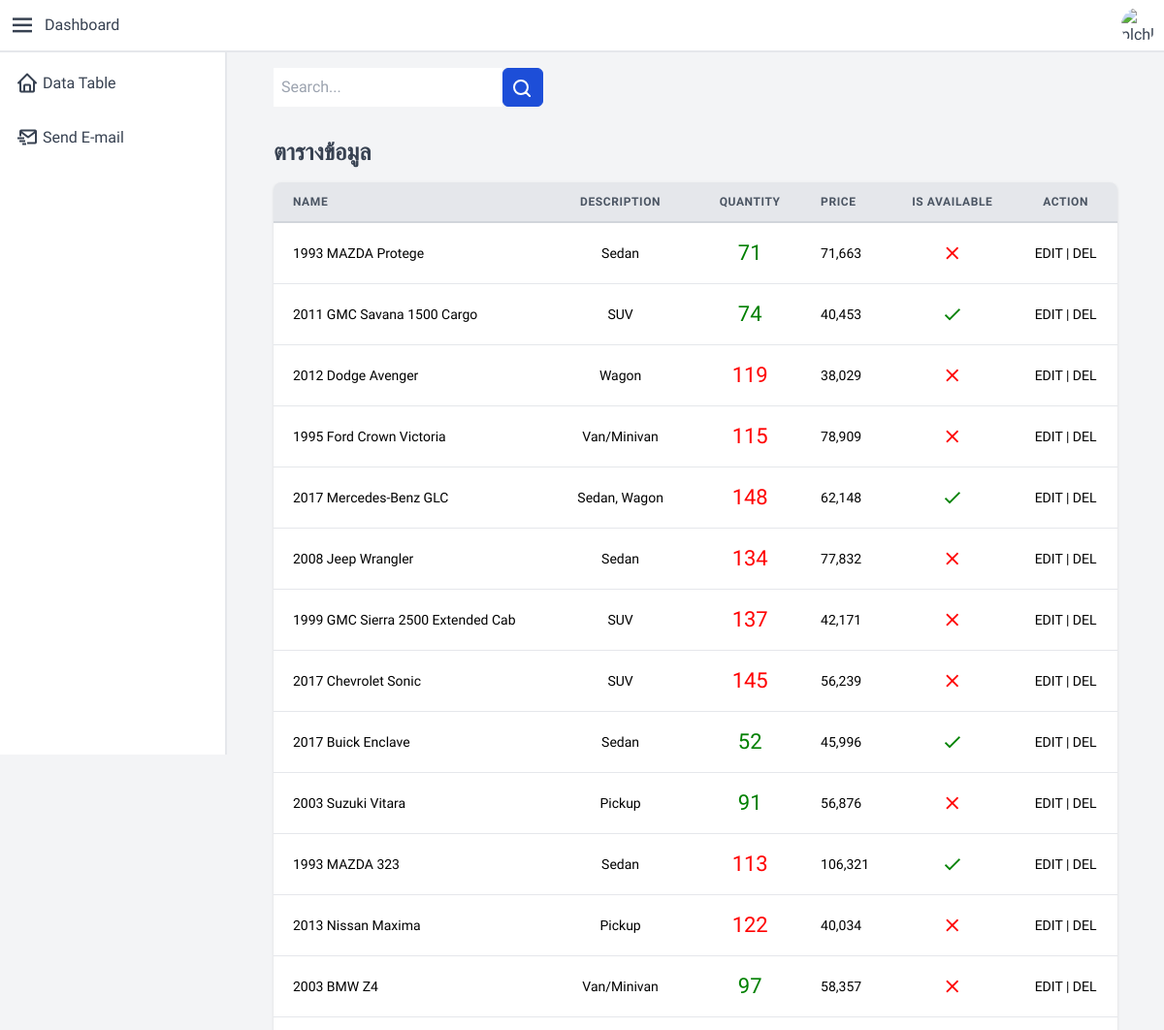
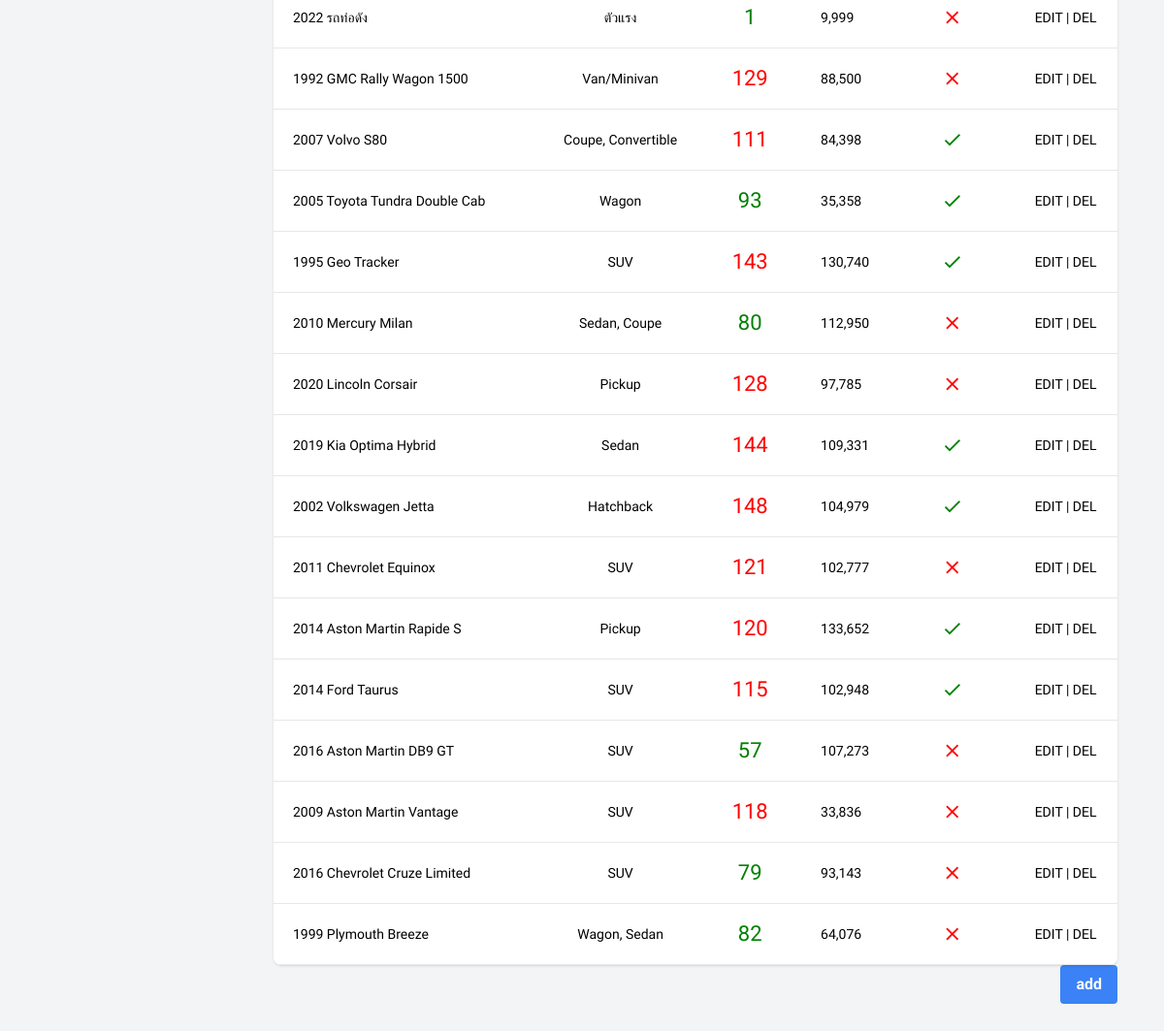
Before: / (signed in) with the older database file (2 pictures, top to bottom).
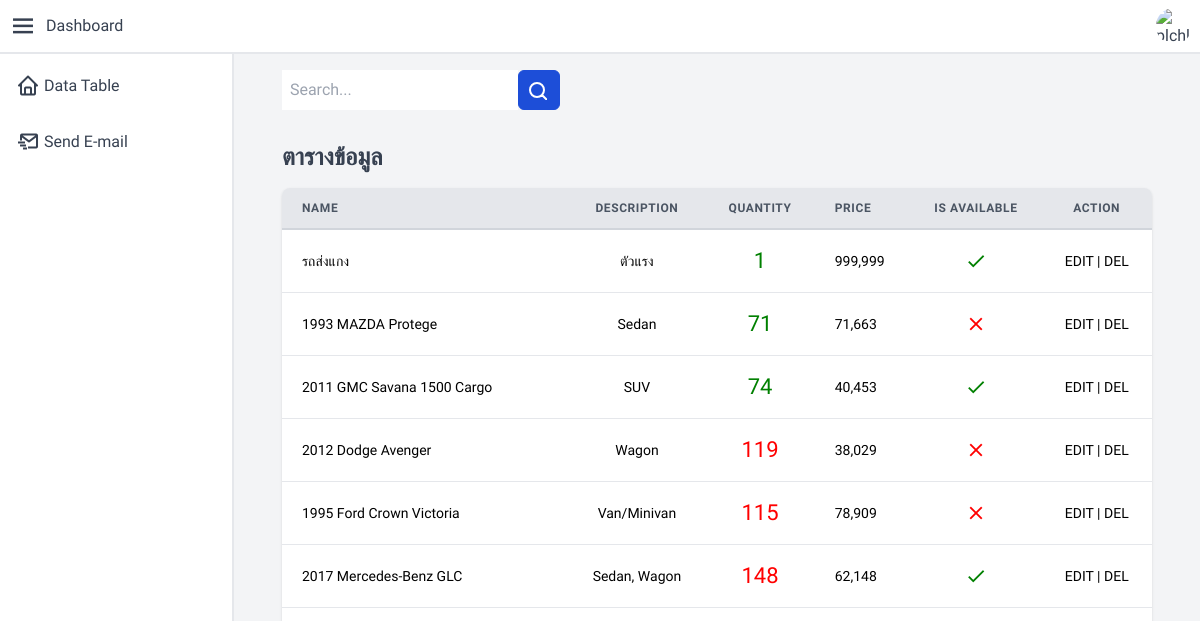
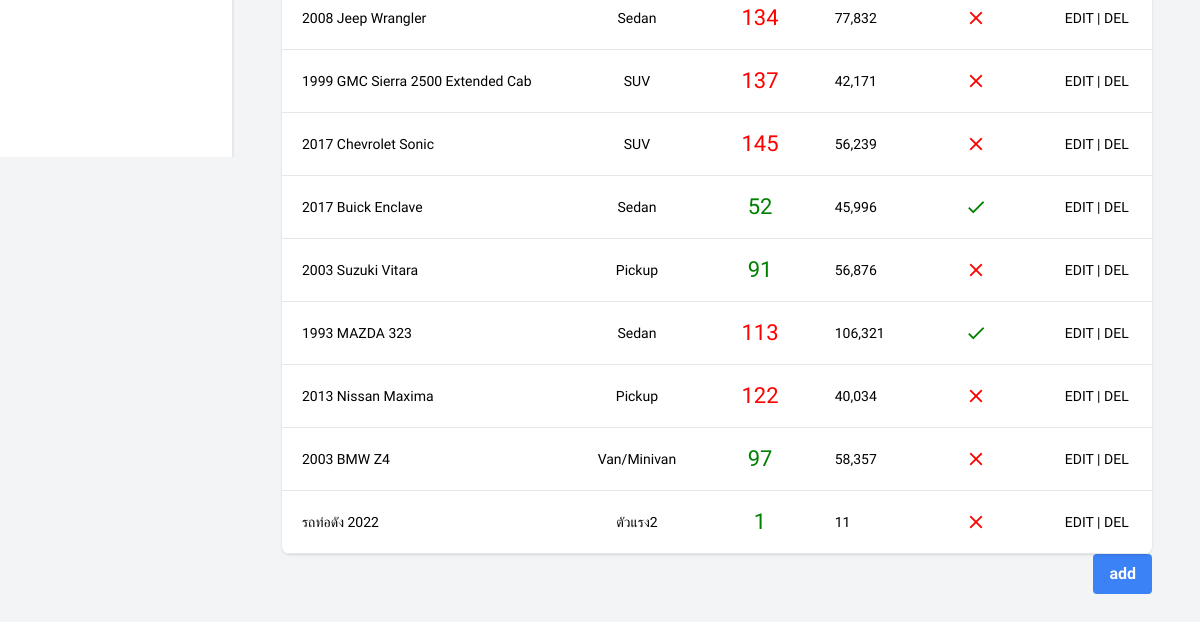
After: the same page with the newer database file (2 pictures, top to bottom).
### product/models.py (models this page shows, shortened)
class Product(models.Model):
    name = models.CharField(max_length= 120)
    description = models.TextField()
    quantity = models.DecimalField(decimal_places=2, max_digits=10000)
    price = models.DecimalField(decimal_places=2, max_digits=10000)
    is_available = models.BooleanField(default=True)

### product/views.py (the view)
# urls.py: path('', product_view),
@login_required(login_url='/staff/login')
def product_view(request):
    query_set = Product.objects.all().values()
    context ={
        "object": query_set
    }
    return render(request, "product/product_view.html", context)

### product/templates/product/product_view.html (shortened to what this page needs)
<head>
</head>
{% extends 'components/base.html' %}
{% block content %}
<div class="container mx-auto px-4 sm:px-8">
    <div class="d-flex inline-flex">
        <input class="p-2 inline-flex items-center" placeholder="Search...">
        <button type=""
            class="p-2 pr-3 text-md text-white bg-blue-700 rounded-md border border-blue-700 hover:bg-blue-800 focus:ring-4 focus:outline-none focus:ring-blue-300 dark:bg-blue-600 dark:hover:bg-blue-700 dark:focus:ring-blue-800">
                <svg
                class="w-5 h-5" fill="none" stroke="currentColor"
                >
                <path stroke-linecap="round" stroke-linejoin="round" stroke-width="2"
                    d="M21 21l-6-6m2-5a7 7 0 11-14 0 7 7 0 0114 0z"></path>
                </svg>
        </button>
    </div>
    <div class="py-8">
        <div>
            <h2 class="text-2xl font-semibold leading-tight">ตารางข้อมูล</h2>
        </div>
        <div class="-mx-4 sm:-mx-8 px-4 sm:px-8 py-4 overflow-x-auto">
            <div class="inline-block min-w-full shadow rounded-lg overflow-hidden">
                <table class="min-w-full leading-normal">
                    <thead>
                        <tr>
                            <th
                                class="px-5 py-3 border-b-2 border-gray-300 bg-gray-200 text-left text-xs font-semibold text-gray-600 uppercase tracking-wider">
                                Name
                            </th>
                            <th
                                class="px-5 py-3 border-b-2 border-gray-300 bg-gray-200 text-center text-xs font-semibold text-gray-600 uppercase tracking-wider">
                                Description
                            </th>
                            <th
                                class="px-5 py-3 border-b-2 border-gray-300 bg-gray-200 text-center text-xs font-semibold text-gray-600 uppercase tracking-wider">
                                Quantity
                            </th>
                            <th
                                class="px-5 py-3 border-b-2 border-gray-300 bg-gray-200 text-left text-xs font-semibold text-gray-600 uppercase tracking-wider">
                                Price
                            </th>
                            <th
                                class="px-5 py-3 border-b-2 border-gray-300 bg-gray-200 text-center text-xs font-semibold text-gray-600 uppercase tracking-wider">
                                Is Available
                            </th>
                            <th
                                class="px-5 py-3 border-b-2 border-gray-300 bg-gray-200 text-center text-xs font-semibold text-gray-600 uppercase tracking-wider">
                                Action
                            </th>
                        </tr>
                    </thead>
                    <tbody>
                        {% for x in object %}
                        <tr>
                            <td class="text-left px-5 py-5 border-b border-gray-200 bg-white text-sm ">
                                {{x.name}}
                            </td>
                            <td class="text-center px-5 py-5 border-b border-gray-200 bg-white text-sm ">
                                {{x.description}}
                            </td>
                            <td class="text-center px-5 py-5 border-b border-gray-200 bg-white text-sm ">
                                <div>
                                    {% if x.quantity <= 100 %} <p style="font-size:22px;color: green">
                                        {{x.quantity|floatformat:'g'}}</p>
                                        {% else %}
                                        <p style="font-size:22px;color: red">{{x.quantity|floatformat:'g'}}</p>
                                        {% endif %}
                                </div>
                            </td>
                            <td class="text-left px-5 py-5 border-b border-gray-200 bg-white text-sm ">
                                {{x.price|floatformat:'g'}}
                            </td>
                            <td class="text-center px-5 py-5 border-b border-gray-200 bg-white text-sm ">
                                <div>
                                    {% if x.is_available %}
                                    <i class="material-icons" style="font-size:22px;color: green">check</i>
                                    {% else %}
                                    <i class="material-icons" style="font-size:22px;color: red">close</i>
                                    {% endif %}
                                </div>
                            </td>
                            <td class="text-center px-5 py-5 border-b border-gray-200 bg-white text-sm ">
                                <a class="cursor-pointer" id="{{x.id}}" onclick="openEditModal(id)">EDIT</a> |
                                <a class="cursor-pointer" id="{{x.id}}" onclick="openDelModal(id)">DEL</a>
                            </td>
                        </tr>
                        {% endfor %}
                    </tbody>
                </table>
            </div>
            <div>
                <button onclick="openAddModal()"
                    class="bg-blue-500 hover:bg-blue-700 text-white font-bold py-2 px-4 rounded" style="float:right;">
                    add
                </button>
            </div>
        </div>
    </div>
</div>
{%endblock%}

### product/templates/components/base.html (shortened to what this page needs)
<!DOCTYPE html>
<html lang="en">
<head>
    <script src="https://cdn.tailwindcss.com"></script>
</head>
<link rel="stylesheet" href="https://unpkg.com/boxicons@2.0.7/css/boxicons.min.css" />
<body>
    <main class="min-h-screen w-full bg-gray-100 text-gray-700" x-data="layout">
        <header class="flex w-full items-center justify-between border-b-2 border-gray-200 bg-white p-2">
            <div class="flex items-center space-x-2">
                <button type="button" class="text-3xl" @click="asideOpen = !asideOpen"><i
                        class="bx bx-menu"></i></button>
                <div>Dashboard</div>
            </div>
            <div>
                <button type="button" @click="profileOpen = !profileOpen" @click.outside="profileOpen = false"
                    class="h-9 w-9 overflow-hidden rounded-full">
                    <img src="https://media-exp1.licdn.com/dms/image/C560BAQEGqV2E4K5QdA/company-logo_200_200/0/1600231789184?e=2147483647&v=beta&t=f-9Ff47dJbbH6lIPNC7IeraIkPBHmoj3WlmpIYSSEmg" alt="plchldr.co" />
                </button>
            </div>
        </header>
        <div class="flex">
            <aside class="flex w-72 flex-col space-y-2 border-r-2 border-gray-200 bg-white p-2" style="height: 90.5vh"
                x-show="asideOpen">
                <a href="/"
                    class="flex items-center space-x-1 rounded-md px-2 py-3 hover:bg-gray-100 hover:text-blue-600">
                    <span class="text-2xl"><i class="bx bx-home"></i></span>
                    <span>Data Table</span>
                </a>
                <a href="/sendEmail"
                    class="flex items-center space-x-1 rounded-md px-2 py-3 hover:bg-gray-100 hover:text-blue-600">
                    <span class="text-2xl"><i class="bx bx-mail-send"></i></span>
                    <span>Send E-mail</span>
                </a>
            </aside>
            <div class="w-full p-4">
                {% block content %}
                {% endblock %}
            </div>
        </div>
    </main>
</body>
</html>

### product/templates/components/base.html (style rules this page uses)
* { font-family: "Prompt", sans-serif; }

Changed rows visible on the page:
removed Product: name "1992 GMC Rally Wagon 1500", description "Van/Minivan", quantity "129", price "88,500", is_available False (drawn)
removed Product: name "2007 Volvo S80", description "Coupe, Convertible", quantity "111", price "84,398", is_available True (drawn)
removed Product: name "2005 Toyota Tundra Double Cab", description "Wagon", quantity "93", price "35,358", is_available True (drawn)
removed Product: name "1995 Geo Tracker", description "SUV", quantity "143", price "130,740", is_available True (drawn)
removed Product: name "2010 Mercury Milan", description "Sedan, Coupe", quantity "80", price "112,950", is_available False (drawn)
removed Product: name "2020 Lincoln Corsair", description "Pickup", quantity "128", price "97,785", is_available False (drawn)
removed Product: name "2019 Kia Optima Hybrid", description "Sedan", quantity "144", price "109,331", is_available True (drawn)
removed Product: name "2002 Volkswagen Jetta", description "Hatchback", quantity "148", price "104,979", is_available True (drawn)
removed Product: name "2011 Chevrolet Equinox", description "SUV", quantity "121", price "102,777", is_available False (drawn)
removed Product: name "2014 Aston Martin Rapide S", description "Pickup", quantity "120", price "133,652", is_available True (drawn)
removed Product: name "2014 Ford Taurus", description "SUV", quantity "115", price "102,948", is_available True (drawn)
removed Product: name "2016 Aston Martin DB9 GT", description "SUV", quantity "57", price "107,273", is_available False (drawn)
removed Product: name "2009 Aston Martin Vantage", description "SUV", quantity "118", price "33,836", is_available False (drawn)
removed Product: name "2016 Chevrolet Cruze Limited", description "SUV", quantity "79", price "93,143", is_available False (drawn)
removed Product: name "1999 Plymouth Breeze", description "Wagon, Sedan", quantity "82", price "64,076", is_available False (drawn)
added Product: name "รถส่งแกง", description "ตัวแรง", quantity "1", price "999,999", is_available True (drawn)
changed Product: name "2022 รถท่อดัง" → "รถท่อดัง 2022"; description "ตัวแรง" → "ตัวแรง2"; price "9,999" → "11"
